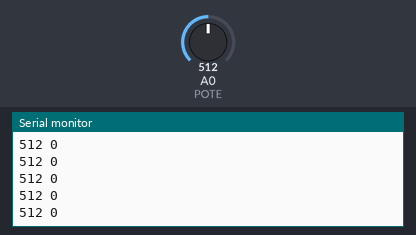
The sketch below on a simulated Arduino Uno, built with avr-gcc and run on an emulated ATmega328P. Parts: the last lines printed to the serial monitor. Inputs (shaded band) come from the test bench; at power-on: A0 (POTE) = 512.

Above: at 1.2 s.
1.3 s: A0 (POTE) set to 716
At 2.0 s:
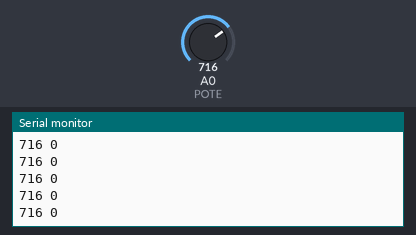
4.3 s: A0 (POTE) set to 900
At 5.1 s:
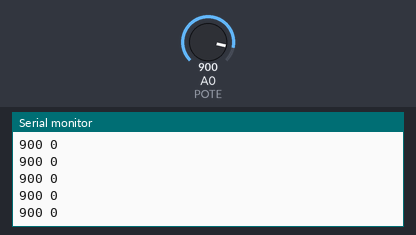
Timing chart, 0 to 7.3 s (numbered marks = the images above; inputs shaded):
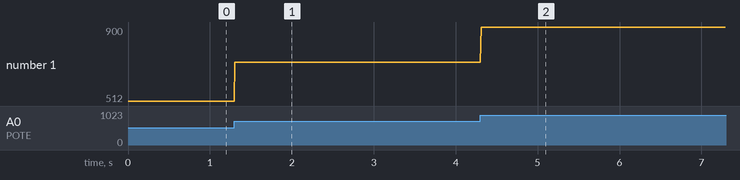

The sketch:

tema0-calib.ino
```cpp
#define POTE A0

const int tabla_calib[204] = {0, 1, 2, 10, 11, 12, 13, 24, 25, 26, 30, 31, 45, 47, 48, 50, 51, 59, 71, 81, 91, 99,
                              100, 101, 102, 110, 111, 112, 113, 124, 125, 126, 130, 131, 131, 145, 147, 148, 150, 151, 159, 171, 181, 191, 199,
                              200, 201, 202, 210, 211, 212, 213, 224, 225, 226, 230, 231, 231, 245, 247, 248, 250, 251, 259, 271, 281, 291, 299,
                              300, 301, 302, 310, 311, 312, 313, 324, 325, 326, 330, 331, 331, 345, 347, 348, 350, 351, 359, 371, 381, 391, 399,
                              400, 401, 402, 410, 411, 412, 413, 424, 425, 426, 430, 431, 431, 445, 447, 448, 450, 451, 459, 471, 481, 491, 499,
                              500, 501, 502, 510, 511, 512, 513, 524, 525, 526, 530, 531, 531, 545, 547, 548, 550, 551, 559, 571, 581, 591, 599,
                              600, 601, 602, 610, 611, 612, 613, 624, 625, 626, 630, 631, 631, 645, 647, 648, 650, 651, 659, 671, 681, 691, 699,
                              700, 701, 702, 710, 711, 712, 713, 724, 725, 726, 730, 731, 731, 745, 747, 748, 750, 751, 759, 771, 781, 791, 799,
                              800, 801, 802, 810, 811, 812, 813, 824, 825, 826, 830, 831, 831, 845, 847, 848, 850, 851, 859, 871, 881
                             };
void setup() {
  Serial.begin(9600);
  pinMode(POTE, INPUT);

}

void loop() {
  int lectura_bruto;
  int valor_calibrado;

  lectura_bruto = analogRead(POTE);

  valor_calibrado = tabla_calib[lectura_bruto];

  //Serial.print("Lectura pote es: ");
  Serial.print(lectura_bruto);
  Serial.print(" ");
  Serial.println(valor_calibrado);
  delay(10);

}
```

Measured:
- after the input at 1.3 s, the serial monitor: prints a new line at once (image 1)
- after the input at 4.3 s, the serial monitor: prints a new line at once (image 2)
- plotted number 1: 512 → 716 after the input at 1.3 s, 716 → 900 after the input at 4.3 s
